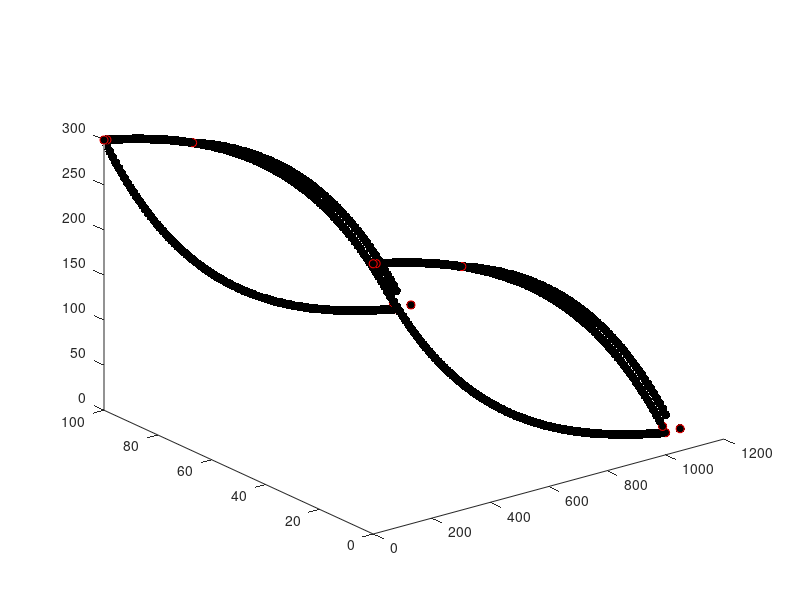

This chart was generated by the following MATLAB code: (Note: this script raises an error after producing the figure.)
%% Here's how the node list is going to be set up:
%  . == basal nodes
%  o == surface nodes
% (xxx) == node # in node list 
%
%       o(2*b+s+1)____
%      /              ____
% (2*b+1)  .(b+1)         ---_____             
%    o____                         --------____   (2*b + 2*s)        
%  ./         ------_________                ----____o
%  1\____                    ___________________    / \. (2*b)
%        \__________                            ---o  /(2*b + s)
%                   -----------____________________\./ (b)
%
%%
clear;clf;
% first: what are you going to call this poly file?
str = 'lense3D_endeb.poly';

x_nodes = 100;                           % number nodes in X-dir
L = 1000;                                % length of domain in X-dir
x = linspace(0,L,x_nodes);               % X-dir


% simple testing:
% bas = zeros(length(x),1);
% srf = 100*ones(length(x),1);
% srf = srf(2:end-1);
% xsrf = x(2:end-1);

basal = 300*exp(-x/400);            % basal position function
a =  -28.3223;                      % ???
n_basal = 2.37e-03;                 % ???
c = 328.3223;                       % ???
surface = a*exp(n_basal*x)+c;       % surface position function
surface = surface(2:end-1);         % trimming the surface topo
x_surface = x(2:end-1);             % x corresponding to # surface pts.
%% dz determination

debris_start = 300;
debris_thickness = 20;
englacial_debris_start = 350;
englacial_debris_thickness = 20;
xmax = max(x);


xdebris = x(x > debris_start);
zdebris = [surface(x_surface > debris_start) basal(end)];

%find the slope of the debris thickness increase
m = debris_thickness/(xmax - debris_start);
dz = m*(xdebris-debris_start); %y = mx, equal to thickness of debris on top of surface

zdebris = zdebris + dz; 
debris_end = [debris_thickness+xmax, basal(end)]; %[x, z]

xdebris = [xdebris debris_end(1)+1.5*debris_thickness]; %Make it a bit extra thick at the base by adding 1.5* debris thickness to x value
zdebris = [zdebris debris_end(2)];

glacier_width = 100;                        % width between Y0 / Y1 faces

n_basal = length(basal);        %num basal nodes
n_surface = length(surface);    %num surface nodes
n_debris = length(xdebris);

%

% useful corner nodes:

b1 = 1;
b2 = n_basal;
b3 = n_basal+1;
b4 = 2*n_basal;

s1 = 2*n_basal + 1;
s2 = 2*n_basal + n_surface;
s3 = 2*n_basal + n_surface + 1;
s4 = 2*n_basal + 2*n_surface;

d1 = 2*n_basal + 2*n_surface + 1;
d2 = 2*n_basal + 2*n_surface + n_debris;
d3 = 2*n_basal + 2*n_surface + n_debris + 1;
d4 = 2*n_basal + 2*n_surface + 2*n_debris;

ds1 = 2*n_basal + n_surface - n_debris + 3;
ds2 = 2*n_basal + 2*n_surface - n_debris + 3;

 corners = [b1 b2 b3 b4 s1 s2 s3 s4 d1 d2 d3 d4 ds1 ds2];

%% ---------------------------- NODES ----------------------------------%%
nodes = NaN*ones(n_basal+n_basal+n_surface+n_surface+2*length(zdebris), 4);       % empty node matrix to be filled in

% BASAL nodes: ------------------------------------------------------------
% front side (step one, 1 to b):
for i = 1 : n_basal
    ii = i;
    nodes(i,1) = i;                 % this is the node number
    nodes(i,2) = x(ii);             % x
    nodes(i,3) = glacier_width;     % y, front face
    nodes(i,4) = basal(ii);         % z, basal
end;
% back side: (note the loop counter) (step two, b+1 to 2b)
for i = (n_basal+1) : (2*n_basal)
    ii = i-n_basal;
    nodes(i,1) = i;                 % this is the node number
    nodes(i,2) = x(ii);             % x
    nodes(i,3) = 0;                 % y, back face
    nodes(i,4) = basal(ii);           % z, basal
end;

% SURFACE nodes: ----------------------------------------------------------
% front side: (step 4, 2b+1 to 2b+s)
for i = (2*n_basal) + 1 : (2*n_basal) + n_surface
    ii = i-2*n_basal;
    nodes(i,1) = i;                 % this is the node number
    nodes(i,2) = x_surface(ii);          % x
    nodes(i,3) = glacier_width;                 % y, back face
    nodes(i,4) = surface(ii);           % z, surface
end;
% back side (bounds of loop are written this way for clarity): (step 5,
% 2b+s+1 to 2b+2s)
for i = (2*n_basal + n_surface) + 1 : (2*n_basal + 2*n_surface)
    ii = i-(2*n_basal)-n_surface;
    nodes(i,1) = i;                 % this is the node number
    nodes(i,2) = x_surface(ii);          % x
    nodes(i,3) = 0;                 % y, back face
    nodes(i,4) = surface(ii);           % z, surface
end;

% DEBRIS nodes: ----------------------------------------------------------
% front side:
for i = (2*n_basal + 2*n_surface) + 1 : (2*n_basal + 2*n_surface) + n_debris
    ii = i-2*n_basal-2*n_surface;               %incrementing through this section only
    nodes(i,1) = i;                 % this is the node number
    nodes(i,2) = xdebris(ii);     % x location of this node
    nodes(i,3) = glacier_width;     % y set to glacier width for all nodes
    nodes(i,4) = zdebris(ii);       % z, surface (I think this should be debris surface)
end;
% back side (bounds of loop are written this way for clarity):
for i = (2*n_basal + 2*n_surface + n_debris) + 1 : (2*n_basal + 2*n_surface) + 2*n_debris
    ii = i-(2*n_basal)-2*n_surface-n_debris; % incrementing through this section only
    nodes(i,1) = i;                 % this is the node number
    nodes(i,2) = xdebris(ii);     % x
    nodes(i,3) = 0;                 % y, back face
    nodes(i,4) = zdebris(ii);       % z, surface
end;

% PLOT for sanity check:
plot3(nodes(:,2)  ,nodes(:,3)  ,nodes(:,4),'k.', 'MarkerSize', 20); hold on;
plot3(nodes(corners,2)  ,nodes(corners,3)  ,nodes(corners,4),'ro'); hold on;

%% ---------------------------- FACETS ---------------------------------%%

% Z0 (basal) --------------------------------------------------------------
% z0 face first: you will have (b-1) quadrilateral faces
z0header = NaN*ones(n_basal-1,3); % 3 numbers make up a header
z0facets = NaN*ones(n_basal-1,5); % 1 number saying the number of nodes we'll have
                            % and 4 nodes comprising the actual facet
flag = 16;                  % Z0 flag;
                

for f = 1 : n_basal-1
                             % Here's what the header means:
    z0header(f,1) = 1;       % "1 facet follows this header"
    z0header(f,2) = 0;       % "with 0 attributes"?
    z0header(f,3) = flag;    % "and this (Z0 = 16) flag"

    z0facets(f,1) = 4;      % # of points to follow (4, it's a quadrilateral)
                            % "listed in this order" (follows right-hand
                            % rule, normal vector OUTWARD):
    z0facets(f,2) = f+1;             %   b+f----b+f+1
    z0facets(f,3) = f;               %   |   Z0   |
    z0facets(f,4) = f+n_basal;       %   |        |
    z0facets(f,5) = f+1+n_basal;     %   f------f+1
end;

% Z1 ice (surface) ------------------------------------------------------------
% z1 face next: you will have (s-1) + 1 (left side) + 1 (right side) quadrilateral faces
z1header = NaN*ones(1 + n_surface-1 + 1 ,3); % 3 numbers make up a header
z1facets = NaN*ones(1 + n_surface-1 + 1 ,4); % 1 number saying the number of nodes we'll have
                            % and 4 nodes comprising the actual facet
flag = 32;                  % Z1 flag;

% start w/ left side
z1header(1,1) = 1;
z1header(1,2) = 0;
z1header(1,3) = flag;

z1facets(1,1) = 4;                          %  (b+1)     (2b+s+1)
z1facets(1,2) = 1;                            %  ._________o
z1facets(1,3) = 2*n_basal + 1;                %  |         |
z1facets(1,4) = 2*n_basal + n_surface + 1;    %  |(1)      |
z1facets(1,5) = n_basal + 1;                  %  ._________o (2b+1)

counter = 2; % start after the first facet listed above

% loop over surface
for f = (2*n_basal + 1) : (2*n_basal + n_surface) - 1
    
                             % Here's what the header means:
    z1header(counter,1) = 1;       % "1 facet follows this header"
    z1header(counter,2) = 0;       % "with 0 attributes"?
    if (f >= ds1)
        flag = 0;
    end
    z1header(counter,3) = flag;    % "and this (Z0 = 16) flag"


    z1facets(counter,1) = 4;      % # of points to follow 
                            % "listed in this order" (follows right-hand
                            % rule, normal vector OUTWARD):
    z1facets(counter,2) = f;                %   f+s----f+s+1
    z1facets(counter,3) = f+1;              %   |        |
    z1facets(counter,4) = f+n_surface+1;    %   |        |
    z1facets(counter,5) = f+n_surface;      %   f------f+1
    
    counter = counter + 1;
end;

% end w/ right side
z1header(end,1) = 1;
z1header(end,2) = 0;
z1header(end,3) = 0;

z1facets(end,1) = 4;                            %  (2b+2s)   (2b)
z1facets(end,2) = n_basal;                      %  o_________.
z1facets(end,3) = 2*n_basal;                    %  |         |
z1facets(end,4) = 2*n_basal + 2*n_surface;      %  |(2b+s)   |
z1facets(end,5) = 2*n_basal + n_surface;        %  o_________. (b)

% Z1 debris (surface) ------------------------------------------------------------
% z1 face next: you will have (s-1) + 1 (left side) + 1 (right side) quadrilateral faces
z1debris_header = NaN*ones(1 + n_debris  ,3); % 3 numbers make up a header
z1debris_facets = NaN*ones(1 + n_debris  ,4); % 1 number saying the number of nodes we'll have
                            % and 4 nodes comprising the actual facet
flag = 32;                  % Z1 flag;

% start w/ left side
z1debris_header(1,1) = 1;
z1debris_header(1,2) = 0;
z1debris_header(1,3) = flag;

z1debris_facets(1,1) = 4;                          
z1debris_facets(1,2) = ds1-1;                         
z1debris_facets(1,3) = d1;                
z1debris_facets(1,4) = d3;   
z1debris_facets(1,5) = ds2-1;                 

counter = 2; % start after the first facet listed above

% loop over surface
for f = d1 : d2 - 1
    
                             % Here's what the header means:
    z1debris_header(counter,1) = 1;       % "1 facet follows this header"
    z1debris_header(counter,2) = 0;       % "with 0 attributes"?
    z1debris_header(counter,3) = flag;    % "and this (Z0 = 32) flag"


    z1debris_facets(counter,1) = 4;      % # of points to follow 
                            % "listed in this order" (follows right-hand
                            % rule, normal vector OUTWARD):
    z1debris_facets(counter,2) = f;                %   f+s----f+s+1
    z1debris_facets(counter,3) = f+1;              %   |        |
    z1debris_facets(counter,4) = f+n_debris+1;     %   |        |
    z1debris_facets(counter,5) = f+n_debris;       %   f------f+1
    
    counter = counter + 1;
end;

% last facet tucks under, connecting last debris node to last basal ice
% mode
flag = 16;
z1debris_header(end,1) = 1;
z1debris_header(end,2) = 0;
z1debris_header(end,3) = flag;

z1debris_facets(end,1) = 4;                          
z1debris_facets(end,2) = d4;                         
z1debris_facets(end,3) = d2;                
z1debris_facets(end,4) = b2;   
z1debris_facets(end,5) = b4;

% Y0 (front side) ---------------------------------------------------------
% on the front side you'll have (s-1) quadrilateral elements and (2)
% triangular elements (on the left and right sides -- deal w/ those last)
y0header = NaN*ones(n_surface-1,3); % 3 numbers make up a header
y0facets = NaN*ones(n_surface-1,5); % 1 number saying the number of nodes we'll have
                            % and 4 nodes comprising the actual facet
flag = 4;                   % Y0 flag;


% this is a really important array: 
%   the 1st column are front basal node numbers excluding the ends
%   the 2nd column are front surface node numbers:
indices = [[2:n_basal-1]' [2*n_basal+1:2*n_basal+n_surface]']; % call it I in the pic below

for f = 1 : n_surface-1
    y0header(f,1) = 1;
    y0header(f,2) = 0;
    y0header(f,3) = flag;

    y0facets(f,1) = 4;                   %  I(f,2)   I(f+1,2)
    y0facets(f,2) = indices(f,1);        %  o_________o
    y0facets(f,3) = indices(f+1,1);      %  |         |
    y0facets(f,4) = indices(f+1,2);      %  |I(f,1)   |
    y0facets(f,5) = indices(f,2);        %  ._________. I(f+1,1)
end

% Y1 (back side) ;) -------------------------------------------------------
% on the back side you'll have (s-1) quadrilateral elements and (2)
% triangular elements (on the left and right sides -- deal w/ those last)
y1header = NaN*ones(n_surface-1,3); % 3 numbers make up a header
y1facets = NaN*ones(n_surface-1,5); % 1 number saying the number of nodes we'll have
                            % and 4 nodes comprising the actual facet
flag = 8;                   % Y1 flag;


% this is a really important array: 
%   the 1st column are front basal node numbers excluding the ends
%   the 2nd column are front surface node numbers: (should maybe say "back"
%   not "front"?
indices = [[n_basal+2:n_basal+n_basal-1]' [2*n_basal+n_surface+1:2*n_basal+2*n_surface]']; % call it I in the pic below

for f = 1 : n_surface-1
    y1header(f,1) = 1;
    y1header(f,2) = 0;
    y1header(f,3) = flag;               % Note that outward normal is INTO
                                        % page for this order:
    y1facets(f,1) = 4;                  %  I(f,2)   I(f+1,2)
    y1facets(f,2) = indices(f+1,1);     %  o_________o
    y1facets(f,3) = indices(f,1);       %  |         |
    y1facets(f,4) = indices(f,2);       %  |I(f,1)   |
    y1facets(f,5) = indices(f+1,2);     %  ._________. I(f+1,1)
end

% Y0 / Y1 TRIANGULAR FACETS ON LEFT AND RIGHT SIDE ------------------------
% there are 4 of these

yTRIhead = NaN*ones(4,3);
yTRIface = NaN*ones(4,4); % now we have 3 pts defining a facet, so 4 cols

% Y0 (front) triangles
flag = 4;

% left:
yTRIhead(1,:) = [1 0 flag];
yTRIface(1,:) = [3      1       2       (2*n_basal+1)];    
% right:
yTRIhead(2,:) = [1 0 flag];
yTRIface(2,:) = [3      (n_basal-1)   n_basal       (2*n_basal+n_surface)];      

% Y1 (back) triangles 
flag = 8;

% left:
yTRIhead(3,:) = [1 0 flag];
yTRIface(3,:) = [3      (n_basal+2)   (n_basal+1)   (2*n_basal+n_surface+1)];    
% right:
yTRIhead(4,:) = [1 0 flag];
yTRIface(4,:) = [3      (2*n_basal)   (2*n_basal-1) (2*n_basal+2*n_surface)];


%% DEBRIS FACETS interior        ------------------------------------------

deb_englacial_header = NaN*ones(2,3); 

deb_englacial_facets = NaN*ones(2,5);

%find the intersecting points for the interior debris layer
%I mixed up Y and Z again. should probably fix and propagate through
surf_left_x = x_surface(x_surface > englacial_debris_start);
surf_left_y = surface(x_surface > englacial_debris_start);
surf_left_x = surf_left_x(1);
surf_left_y = surf_left_y(1);
n_surf_lefta = getNode(nodes,surf_left_x,0,surf_left_y);
n_surf_leftb = getNode(nodes,surf_left_x,100,surf_left_y);


surf_right_x = x_surface(x_surface > englacial_debris_start + englacial_debris_thickness);
surf_right_y = surface(x_surface > englacial_debris_start + englacial_debris_thickness);
surf_right_x = surf_right_x(1);
surf_right_y = surf_right_y(1);
n_surf_righta = getNode(nodes,surf_right_x,0,surf_right_y);
n_surf_rightb = getNode(nodes,surf_right_x,100,surf_right_y);


basal_left_x = x(x>debris_start);
basal_left_y = basal(x>debris_start);
basal_left_x = basal_left_x(1);
basal_left_y = basal_left_y(1);
n_basal_lefta = getNode(nodes,basal_left_x,0,basal_left_y);
n_basal_leftb = getNode(nodes,basal_left_x,100,basal_left_y);


basal_right_x = x(x>debris_start+englacial_debris_thickness);
basal_right_y = basal(x>debris_start+englacial_debris_thickness);
basal_right_x = basal_right_x(1);
basal_right_y = basal_right_y(1);
n_basal_righta = getNode(nodes,basal_right_x,0,basal_right_y);
n_basal_rightb = getNode(nodes,basal_right_x,100,basal_right_y);

% there are only 2 facets for an inner debris band going all the way
% through the glacier (top-to-bottom)

% left:

deb_englacial_header(1,:) = [1 0 0]; % there is no boundary flag for an internal facet

deb_englacial_facets(1,:) = [4 n_basal_lefta n_basal_leftb n_surf_leftb n_surf_lefta];

% right:

deb_englacial_header(2,:) = [1 0 0]; % there is no boundary flag for an internal facet

deb_englacial_facets(2,:) = [4 n_basal_righta n_basal_rightb  n_surf_rightb n_surf_righta];

%% DEBRIS FACETS left / right side ----------------------------------------
% Y0D (front debris side) -------------------------------------------------
% on the front side you'll have (d-1) quadrilateral elements and (2)
% triangular elements (on the left and right sides -- deal w/ those last)
flag = 4;                   % Y0 flag;

% this is a really important array: 
%   the 1st column are front surface nodes excluding those before the
%   debris and at the ends
%   the 2nd column are the debris surface nodes excluding the start and the
%   end?
surf_indices = [(ds1:s2) b2]; %+1 for indexing, +1 to skip the first
debris_indices = [d1:d2-1]; %+1 for indexing, +1 to skip the first 

indices = [surf_indices' debris_indices']; % call it I in the pic below

%preallocate
y0header_debris = NaN*ones(length(indices)-1,3);
y0facets_debris = NaN*ones(length(indices)-1,5);

% Debris Y0
for f = 1 : length(indices)-1
    y0header_debris(f,1) = 1;
    y0header_debris(f,2) = 0;
    y0header_debris(f,3) = flag;

    y0facets_debris(f,1) = 4;                   %  I(f,2)   I(f+1,2)
    y0facets_debris(f,2) = indices(f,1);        %  o_________o
    y0facets_debris(f,3) = indices(f,2);      %  |         |
    y0facets_debris(f,4) = indices(f+1,2);      %  |I(f,1)   |
    y0facets_debris(f,5) = indices(f+1,1);        %  ._________. I(f+1,1)
end


% Y1D (back debris side) -------------------------------------------------
% on the front side you'll have (d-1) quadrilateral elements and (2)
% triangular elements (on the left and right sides -- deal w/ those last)
flag = 8;                   % Y1 flag;


% this is a really important array: 
%   the 1st column are front surface nodes excluding those before the
%   debris and at the ends
%   the 2nd column are the debris surface nodes excluding the start and the
%   end?

surf_indices = [(ds2:s4) b4];
debris_indices = [d3:d4-1];

indices = [surf_indices' debris_indices']; % call it I in the pic below

%preallocate
y1header_debris = zeros(length(indices)-1,3);
y1facets_debris = zeros(length(indices)-1,5);

% Debris Y0
for f = 1 : length(indices)-1
    y1header_debris(f,1) = 1;
    y1header_debris(f,2) = 0;
    y1header_debris(f,3) = flag;

    y1facets_debris(f,1) = 4;                   %  I(f,2)   I(f+1,2)
    y1facets_debris(f,2) = indices(f,1);        %  o_________o
    y1facets_debris(f,3) = indices(f+1,1);      %  |         |
    y1facets_debris(f,4) = indices(f+1,2);      %  |I(f,1)   |
    y1facets_debris(f,5) = indices(f,2);        %  ._________. I(f+1,1)
end

%% Figure out debris layer triangular facets

% Y0D / Y1D TRIANGULAR FACETS ON LEFT AND RIGHT SIDE ----------------------
% there are 4 of these

yTRIhead_debris = NaN*ones(4,3);
yTRIface_debris = NaN*ones(4,4); % now we have 3 pts defining a facet, so 4 cols

% Y0 (front) triangles
flag = 4;

% left:
yTRIhead_debris(1,:) = [1 0 flag];
yTRIface_debris(1,:) = [3 d1 ds1 ds1-1]; %not sure what the first numbers are here
% right:
yTRIhead_debris(2,:) = [1 0 flag];
yTRIface_debris(2,:) = [3 b2 d2-1 d2]; %what does the 3 mean

% Y1 (back) triangles 
flag = 8;

% left:
yTRIhead_debris(3,:) = [1 0 flag];
yTRIface_debris(3,:) = [3 d3 ds2-1 ds2];    
% right:
yTRIhead_debris(4,:) = [1 0 flag];
yTRIface_debris(4,:) = [3 d4 d4-1 b4];

%% BECAUSE C++ / TETGEN LIBRARY NUMBER EVERYTHING STARTING FROM 0, WE 
%  SUBTRACT 1 EVERYWHERE.

% concatenate all the header / facet lists for QUADRILATERAL ELEMENTS:
header4 = [z0header;
          z1header;
          z1debris_header;
          y0header;
          y1header;
          y0header_debris;
          y1header_debris;
          deb_englacial_header];

facets4 = [z0facets;
          z1facets;
          z1debris_facets;
          y0facets;
          y1facets;
          y0facets_debris;
          y1facets_debris
          deb_englacial_facets];

tri_facets = [yTRIface;
              yTRIface_debris];
          
tri_headers = [yTRIhead;
               yTRIhead_debris];

      
% now subtract 1 from the node list:
nodes(:,1) = nodes(:,1) - 1;
% now subtract 1 from the facets4 and yTRIface and yTRIface_debris lists:
facets4 (:,2:5) = facets4 (:,2:5) - 1;
tri_facets(:,2:4) = tri_facets(:,2:4) - 1;


%% NOW WE WRITE TO FILE
format short g
fid = fopen(str,'w');

% node header:
fmt    = '%d %d %d %d\n';
header = [length(nodes) 3   0   0];
fprintf(fid, fmt, header);

% write nodes:
fmt    = '%d %f %f %f\n';
for n = 1:length(nodes)
    fprintf(fid, fmt, nodes(n,:));
end;

% facet header:
n_facets = length(header4) + length(tri_headers); %why are we counting facets by headers
header = [n_facets 1];
fmt    = '%d %d\n';
fprintf(fid, fmt, header);

% write quadrilateral facets 
% (alternate header and facet row by row)
n_quads = length(header4);
fmthead  = '%d %d %d\n';
fmtfacet = '%d %d %d %d %d\n';
for n = 1:n_quads
    fprintf(fid, fmthead , header4(n,:));
    fprintf(fid, fmtfacet, facets4(n,:));
end;

% same for triangular elements:
n_tris = length(tri_headers);
fmtfacet = '%d %d %d %d\n';
for n = 1:n_tris
    fprintf(fid, fmthead , tri_headers(n,:));
    fprintf(fid, fmtfacet, tri_facets(n,:));
end;

% our mesh has 0 holes:
fprintf(fid, '%d\n', 0);

% number of regions?
REGIONS = 2; % ICE --- ROCK --- ICE
fprintf(fid, '%d\n', REGIONS);

% region description:
%         [region #     x0        y0                z0      nmat    maximum elem. size]
regions = [0            mean(x)   glacier_width/2   100     0           1e9;
           1            mean(x)   glacier_width/2   240     1           1e9];

fmt = '%d %f %f %f %d %f\n';
for n = 1:REGIONS
    fprintf(fid,fmt,regions(n,:));
end;
fclose(fid);
      




























